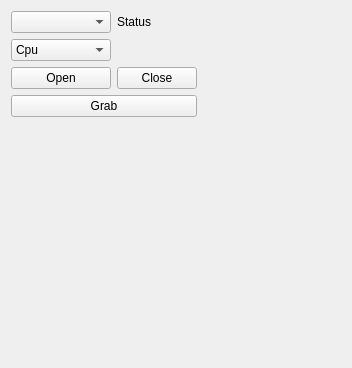
<?xml version="1.0" encoding="UTF-8"?>
<ui version="4.0">
 <class>KinectWidget</class>
 <widget class="QWidget" name="KinectWidget">
  <property name="geometry">
   <rect>
    <x>0</x>
    <y>0</y>
    <width>352</width>
    <height>368</height>
   </rect>
  </property>
  <property name="minimumSize">
   <size>
    <width>337</width>
    <height>144</height>
   </size>
  </property>
  <property name="windowTitle">
   <string>Form</string>
  </property>
  <layout class="QGridLayout" name="gridLayout">
   <item row="0" column="2">
    <spacer name="horizontalSpacer">
     <property name="orientation">
      <enum>Qt::Horizontal</enum>
     </property>
     <property name="sizeHint" stdset="0">
      <size>
       <width>40</width>
       <height>20</height>
      </size>
     </property>
    </spacer>
   </item>
   <item row="0" column="0">
    <widget class="QComboBox" name="comboBox_KinectSerials"/>
   </item>
   <item row="0" column="1">
    <widget class="QLabel" name="label_status">
     <property name="text">
      <string>Status</string>
     </property>
    </widget>
   </item>
   <item row="1" column="0">
    <widget class="QComboBox" name="comboBox_pipeline">
     <item>
      <property name="text">
       <string>Cpu</string>
      </property>
     </item>
     <item>
      <property name="text">
       <string>OpenGL</string>
      </property>
     </item>
     <item>
      <property name="text">
       <string>OpenCL</string>
      </property>
     </item>
     <item>
      <property name="text">
       <string>Cuda</string>
      </property>
     </item>
    </widget>
   </item>
   <item row="2" column="0">
    <widget class="QPushButton" name="pushButton_Open">
     <property name="text">
      <string>Open</string>
     </property>
    </widget>
   </item>
   <item row="4" column="0">
    <widget class="TransformationWidget" name="myTransformationWidget" native="true">
     <property name="minimumSize">
      <size>
       <width>100</width>
       <height>100</height>
      </size>
     </property>
    </widget>
   </item>
   <item row="2" column="1">
    <widget class="QPushButton" name="pushButton_Close">
     <property name="enabled">
      <bool>true</bool>
     </property>
     <property name="text">
      <string>Close</string>
     </property>
    </widget>
   </item>
   <item row="3" column="0" colspan="2">
    <widget class="QPushButton" name="pushButton_Grab">
     <property name="enabled">
      <bool>true</bool>
     </property>
     <property name="text">
      <string>Grab</string>
     </property>
    </widget>
   </item>
   <item row="5" column="0">
    <spacer name="verticalSpacer">
     <property name="orientation">
      <enum>Qt::Vertical</enum>
     </property>
     <property name="sizeHint" stdset="0">
      <size>
       <width>20</width>
       <height>40</height>
      </size>
     </property>
    </spacer>
   </item>
  </layout>
 </widget>
 <customwidgets>
  <customwidget>
   <class>TransformationWidget</class>
   <extends>QWidget</extends>
   <header>TransformationWidget.h</header>
   <container>1</container>
   <slots>
    <signal>matrixchanged(TransformT)</signal>
   </slots>
  </customwidget>
 </customwidgets>
 <resources/>
 <connections/>
</ui>
